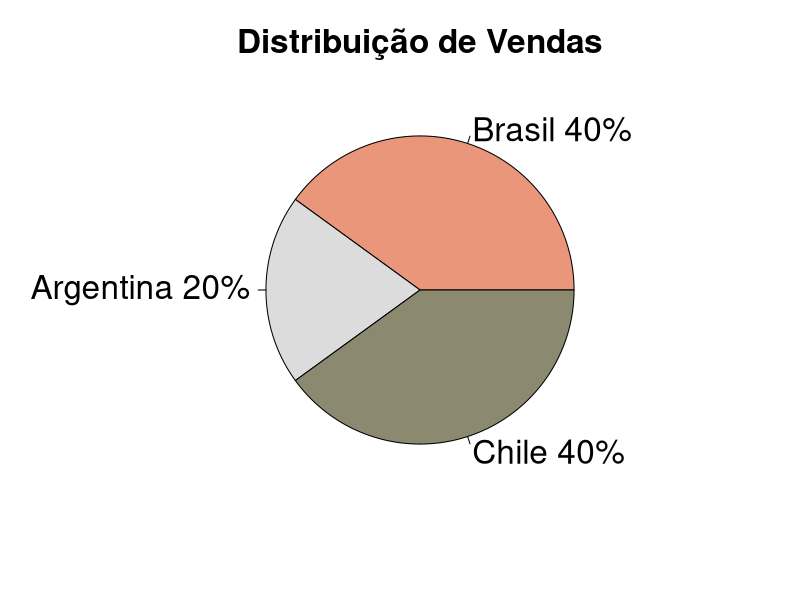
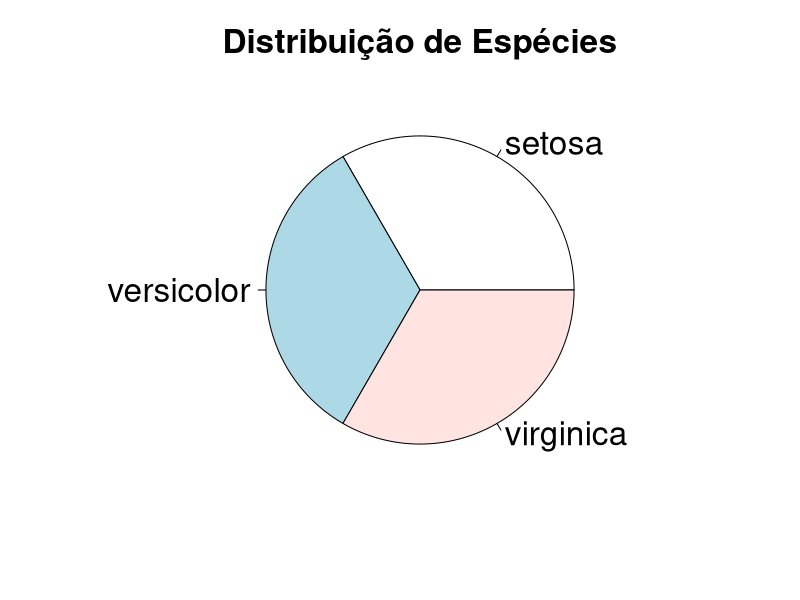
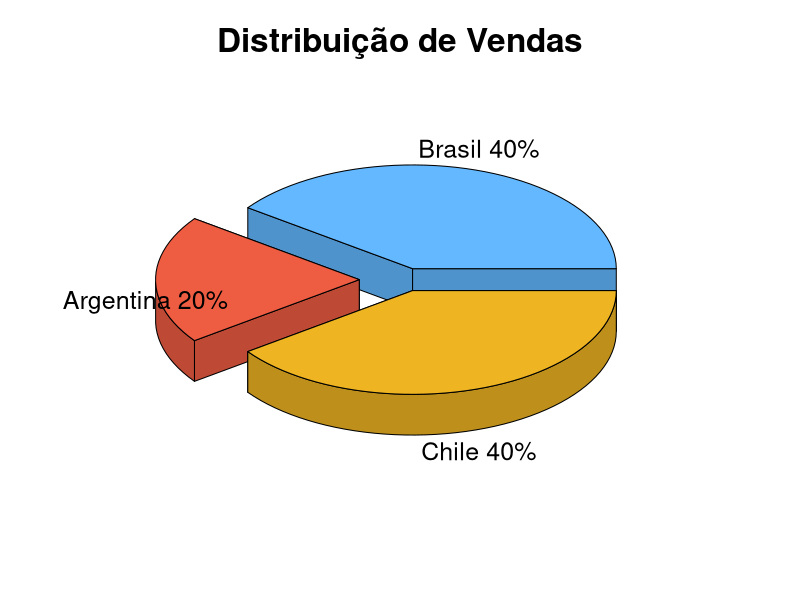

Write R code to recreate these figures, in order.
setwd("C:/Users/gusta/DSA-Data-Science/Big Data Analytics com R e Microsoft Azure Machine Learning/Cap04")
getwd()
windows(width = 15, height = 10)

# Criando fatias
fatias = c(40, 20, 40)

# Nomeando as fatias
paises = c("Brasil", "Argentina", "Chile")

# Unindo países e fatias
paises = paste(paises, fatias)
paises

# Incluindo mais detalhes no label
paises = paste(paises, "%", sep = "")
paises

# Construindo um gráfico
pie(fatias, labels = paises, main = "Distribuição de Vendas", cex = 2, cex.main = 2,
    col = c("darksalmon", "gainsboro", "lemonchiffon4"))

# Construindo um gráfico a partir de um dataframe
attach(iris)
Values = table(Species)
labels = paste(names(Values))
pie(Values, labels = labels, main = "Distribuição de Espécies", cex = 2, cex.main = 2)

# Construindo um gráfico de pizza 3D
library(plotrix)
?pie3D
pie3D(fatias, labels = paises, main = "Distribuição de Vendas",
    cex = 2, cex.main = 2, explode = 0.2, theta = 0.8,
    col = c("steelblue1", "tomato2", "goldenrod2"))